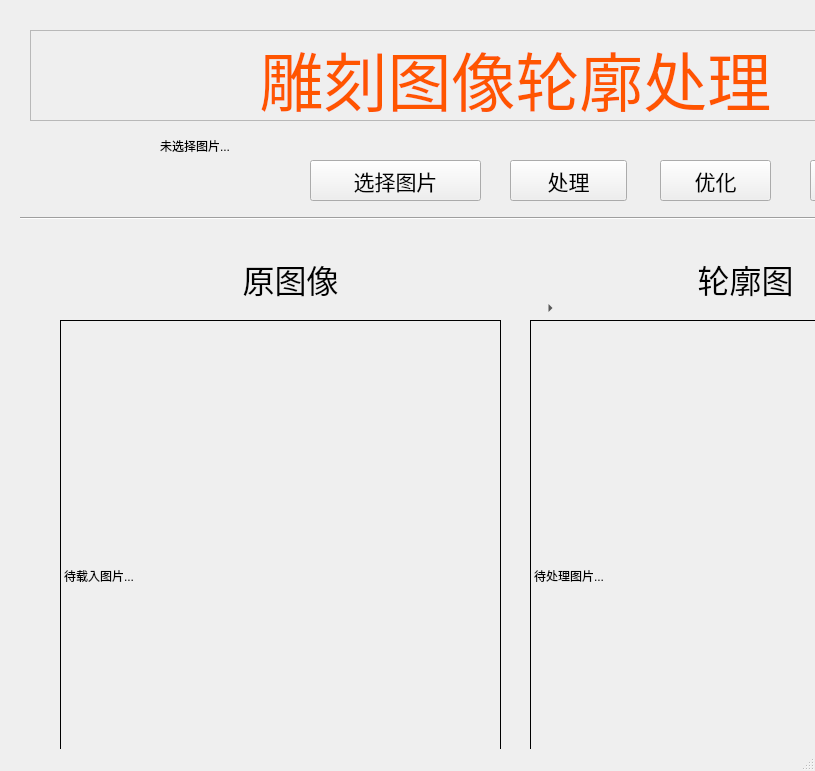
<?xml version="1.0" encoding="UTF-8"?>
<ui version="4.0">
 <class>MainWindow</class>
 <widget class="QMainWindow" name="MainWindow">
  <property name="geometry">
   <rect>
    <x>0</x>
    <y>0</y>
    <width>815</width>
    <height>771</height>
   </rect>
  </property>
  <property name="maximumSize">
   <size>
    <width>16777215</width>
    <height>16777215</height>
   </size>
  </property>
  <property name="windowTitle">
   <string>MainWindow</string>
  </property>
  <property name="unifiedTitleAndToolBarOnMac">
   <bool>false</bool>
  </property>
  <widget class="QWidget" name="centralwidget">
   <widget class="QLabel" name="label">
    <property name="geometry">
     <rect>
      <x>30</x>
      <y>30</y>
      <width>971</width>
      <height>91</height>
     </rect>
    </property>
    <property name="font">
     <font>
      <family>Adobe Heiti Std</family>
      <pointsize>48</pointsize>
      <underline>false</underline>
     </font>
    </property>
    <property name="layoutDirection">
     <enum>Qt::LeftToRight</enum>
    </property>
    <property name="frameShape">
     <enum>QFrame::StyledPanel</enum>
    </property>
    <property name="text">
     <string>&lt;html&gt;&lt;head/&gt;&lt;body&gt;&lt;p&gt;&lt;span style=&quot; color:#ff5500;&quot;&gt;雕刻图像轮廓处理&lt;/span&gt;&lt;/p&gt;&lt;/body&gt;&lt;/html&gt;</string>
    </property>
    <property name="alignment">
     <set>Qt::AlignCenter</set>
    </property>
    <property name="wordWrap">
     <bool>true</bool>
    </property>
   </widget>
   <widget class="QPushButton" name="pushbutton_choosepic">
    <property name="geometry">
     <rect>
      <x>310</x>
      <y>160</y>
      <width>171</width>
      <height>41</height>
     </rect>
    </property>
    <property name="font">
     <font>
      <pointsize>16</pointsize>
     </font>
    </property>
    <property name="text">
     <string>选择图片</string>
    </property>
    <property name="iconSize">
     <size>
      <width>30</width>
      <height>30</height>
     </size>
    </property>
   </widget>
   <widget class="QToolButton" name="pushbutton_process">
    <property name="geometry">
     <rect>
      <x>510</x>
      <y>160</y>
      <width>117</width>
      <height>41</height>
     </rect>
    </property>
    <property name="font">
     <font>
      <family>Agency FB</family>
      <pointsize>16</pointsize>
     </font>
    </property>
    <property name="text">
     <string>处理</string>
    </property>
    <property name="iconSize">
     <size>
      <width>30</width>
      <height>30</height>
     </size>
    </property>
   </widget>
   <widget class="QPushButton" name="pushbutton_save">
    <property name="geometry">
     <rect>
      <x>810</x>
      <y>160</y>
      <width>117</width>
      <height>41</height>
     </rect>
    </property>
    <property name="font">
     <font>
      <pointsize>16</pointsize>
     </font>
    </property>
    <property name="text">
     <string>保存</string>
    </property>
    <property name="iconSize">
     <size>
      <width>30</width>
      <height>30</height>
     </size>
    </property>
   </widget>
   <widget class="Line" name="line">
    <property name="geometry">
     <rect>
      <x>20</x>
      <y>210</y>
      <width>1011</width>
      <height>16</height>
     </rect>
    </property>
    <property name="orientation">
     <enum>Qt::Horizontal</enum>
    </property>
   </widget>
   <widget class="QLabel" name="label_2">
    <property name="geometry">
     <rect>
      <x>550</x>
      <y>250</y>
      <width>391</width>
      <height>59</height>
     </rect>
    </property>
    <property name="text">
     <string>&lt;html&gt;&lt;head/&gt;&lt;body&gt;&lt;p align=&quot;center&quot;&gt;&lt;span style=&quot; font-size:24pt;&quot;&gt;轮廓图&lt;/span&gt;&lt;/p&gt;&lt;/body&gt;&lt;/html&gt;</string>
    </property>
   </widget>
   <widget class="QLabel" name="label_3">
    <property name="geometry">
     <rect>
      <x>20</x>
      <y>250</y>
      <width>541</width>
      <height>59</height>
     </rect>
    </property>
    <property name="text">
     <string>&lt;html&gt;&lt;head/&gt;&lt;body&gt;&lt;p align=&quot;center&quot;&gt;&lt;span style=&quot; font-size:24pt;&quot;&gt;原图像&lt;/span&gt;&lt;/p&gt;&lt;/body&gt;&lt;/html&gt;</string>
    </property>
   </widget>
   <widget class="QLabel" name="label_img">
    <property name="enabled">
     <bool>true</bool>
    </property>
    <property name="geometry">
     <rect>
      <x>60</x>
      <y>320</y>
      <width>441</width>
      <height>511</height>
     </rect>
    </property>
    <property name="focusPolicy">
     <enum>Qt::NoFocus</enum>
    </property>
    <property name="frameShape">
     <enum>QFrame::Box</enum>
    </property>
    <property name="text">
     <string>待载入图片...</string>
    </property>
   </widget>
   <widget class="QLabel" name="label_processimg">
    <property name="enabled">
     <bool>true</bool>
    </property>
    <property name="geometry">
     <rect>
      <x>530</x>
      <y>320</y>
      <width>441</width>
      <height>511</height>
     </rect>
    </property>
    <property name="focusPolicy">
     <enum>Qt::NoFocus</enum>
    </property>
    <property name="frameShape">
     <enum>QFrame::Box</enum>
    </property>
    <property name="text">
     <string>待处理图片...</string>
    </property>
   </widget>
   <widget class="QLabel" name="label_imgpath">
    <property name="geometry">
     <rect>
      <x>160</x>
      <y>130</y>
      <width>421</width>
      <height>31</height>
     </rect>
    </property>
    <property name="text">
     <string>未选择图片...</string>
    </property>
   </widget>
   <widget class="QPushButton" name="pushbutton_slideview">
    <property name="enabled">
     <bool>true</bool>
    </property>
    <property name="geometry">
     <rect>
      <x>660</x>
      <y>160</y>
      <width>111</width>
      <height>41</height>
     </rect>
    </property>
    <property name="font">
     <font>
      <family>Agency FB</family>
      <pointsize>16</pointsize>
     </font>
    </property>
    <property name="text">
     <string>优化</string>
    </property>
   </widget>
   <widget class="QToolButton" name="tool_contour">
    <property name="enabled">
     <bool>true</bool>
    </property>
    <property name="geometry">
     <rect>
      <x>530</x>
      <y>300</y>
      <width>41</width>
      <height>16</height>
     </rect>
    </property>
    <property name="cursor">
     <cursorShape>CrossCursor</cursorShape>
    </property>
    <property name="mouseTracking">
     <bool>false</bool>
    </property>
    <property name="contextMenuPolicy">
     <enum>Qt::ActionsContextMenu</enum>
    </property>
    <property name="text">
     <string/>
    </property>
    <property name="autoRaise">
     <bool>true</bool>
    </property>
    <property name="arrowType">
     <enum>Qt::RightArrow</enum>
    </property>
   </widget>
  </widget>
  <widget class="QMenuBar" name="menubar">
   <property name="geometry">
    <rect>
     <x>0</x>
     <y>0</y>
     <width>815</width>
     <height>22</height>
    </rect>
   </property>
  </widget>
  <widget class="QStatusBar" name="statusbar"/>
 </widget>
 <resources>
  <include location="../qrc/t1.qrc"/>
 </resources>
 <connections/>
</ui>
